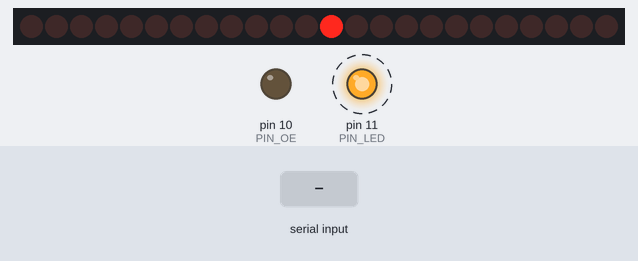
The sketch below on a simulated Arduino Uno, built with avr-gcc and run on an emulated ATmega328P. On the bench: 24 shift-register outputs drawn as a row of LEDs (first output left, lit = HIGH), output pins drawn as LEDs (lit = HIGH). Dashed ring = blinking. Inputs (shaded band) come from the test bench. Pins used as bus, display or sensor lines are not drawn.

Above: at 3.26 s.
3.3 s: "G\n" received over Serial
At 4.5 s:
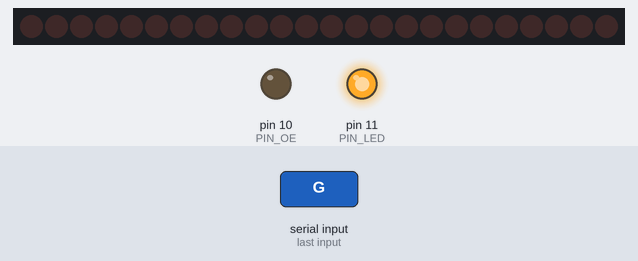
4.9 s: byte 112 ('p') received over Serial
At 5.05 s:
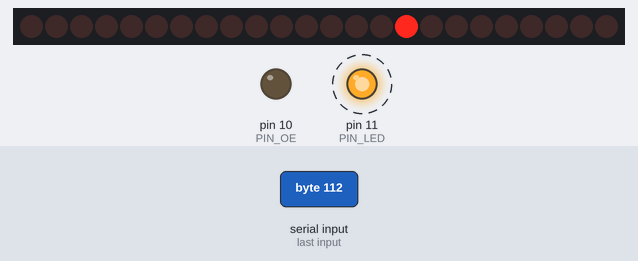
6.6 s: "r90\n" received over Serial
At 7.5 s:
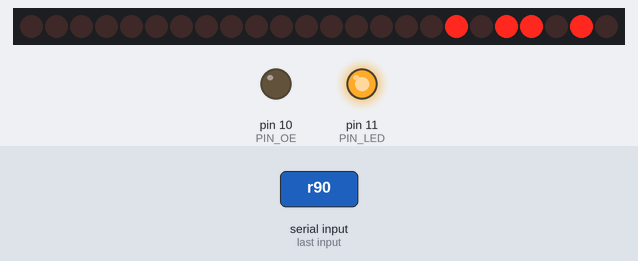
8.4 s: byte 80 ('P') received over Serial
At 8.55 s:
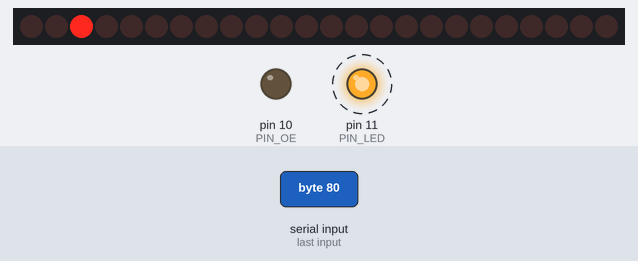
10.1 s: "y90\n" received over Serial
At 11.3 s:
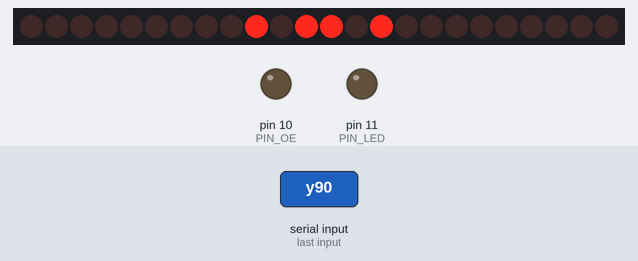
11.9 s: "g90\n" received over Serial
At 12.9 s:
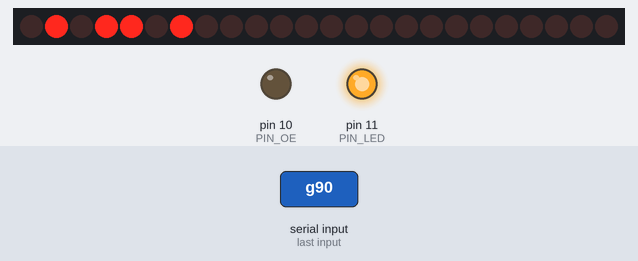
Timing chart, 0 to 14.4 s (numbered marks = the images above; inputs shaded):
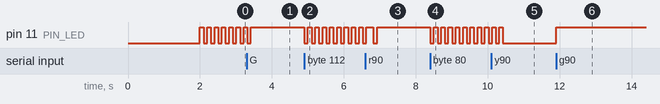

Measured:
- after the input at 3.3 s, pin 11 (PIN_LED): goes on until 3.4 s, then stays HIGH
- after the input at 4.9 s, pin 11 (PIN_LED): alternates HIGH for 0.10 s and LOW for 0.10 s, starting at once
- after the input at 6.6 s, pin 11 (PIN_LED): goes on until 6.9 s, then stays HIGH
- after the input at 8.4 s, pin 11 (PIN_LED): alternates HIGH for 0.10 s and LOW for 0.10 s, starting at once
- after the input at 10.1 s, pin 11 (PIN_LED): goes on until 10.4 s, then stays LOW
- after the input at 11.9 s, pin 11 (PIN_LED): LOW → HIGH at once
- by itself, pin 11 (PIN_LED): alternates HIGH for 0.10 s and LOW for 0.10 s

The sketch:

xfd_1_0_final.ino
```cpp
// XFD Driver 1.0
const int XFD_SOFTWARE_VERSION = 2+4;
const int SHOW_VERSION_MS = 2000;

// teensy pins used
const int PIN_LED = 11; // internal LED on Teensy 2.0
const int PIN_CLK = 0; // serial clock (out)
const int PIN_DATA = 1; // serial data (out)
const int PIN_LATCH = 2; // latch enable (out)
const int PIN_OE = 10; // output enable (out, active low)

// test pattern change in ms
const int TEST_PATTERN_DELAY = 100;

// timeout in sec
const int TIMEOUT_SECONDS = 30;

// modes. Initial mode on startup ist TEST_PATTERN.
// After receiving valid USB commands, it is USB_LISTEN
// When no USB command is received for a long time, the mode changes to TIMEOUT
const int MODE_TEST_PATTERN = 0;
const int MODE_USB_LISTEN = 1;
const int MODE_TIMEOUT = 2;

const int ZERO = 0;
const int TIMEOUT_PATTERN_1 = 64;
const int TIMEOUT_PATTERN_2 = 128;

int mode = MODE_TEST_PATTERN;

int blinkLed = 0;
int testPatternState = 0;
int timeoutPatternState = 0;

// currently parsing input from serial
int inputColor = 0;
int inputRed = 0;
int inputYellow = 0;
int inputGreen = 0;

// last parsed serial input values for red, yellow and green.
int stateRed = 0;
int stateYellow = 0;
int stateGreen = 0;

// time of next timeout
long nextTimeout = 0;

void setup()
{
  pinMode(PIN_LED, OUTPUT);
  digitalWrite(PIN_LED, HIGH);

  pinMode(PIN_CLK, OUTPUT);
  pinMode(PIN_DATA, OUTPUT);
  pinMode(PIN_LATCH, OUTPUT);
  pinMode(PIN_OE, OUTPUT);
  digitalWrite(PIN_OE, LOW);

  // show software version
  pushSdiData(0,XFD_SOFTWARE_VERSION,0);
  delay(SHOW_VERSION_MS);

  Serial.begin(9600);
}


void loop()
{
  if (mode == MODE_TEST_PATTERN) {
    testPattern();
  } else if (mode == MODE_TIMEOUT) {
    timeoutPattern();
  } else if (mode == MODE_USB_LISTEN) {
    checkTimeout();
  }
  readUsbSerial();
}

void testPattern() {
  if (testPatternState<8) {
    int i = testPatternState;
    int one = 1<<i;
    pushSdiData(one, 0, 0);
  }
  else if (testPatternState<16) {
    int i = testPatternState - 8;
    int one = 1<<i;
    pushSdiData(0, one, 0);
  }
  else if (testPatternState<24) {
    int i = testPatternState - 16;
    int one = 1<<i;
    pushSdiData(0, 0, one);
  }
  else if (testPatternState<32) {
    int i = testPatternState - 23;
    int bar = (1<<i) - 1;
    pushSdiData(bar, bar, bar);
  }
  else {
    testPatternState = -1;
  }
  testPatternState++;
  delay(TEST_PATTERN_DELAY);
}

void resetTimeout() {
  nextTimeout = millis() + 1000 * TIMEOUT_SECONDS;
}

void checkTimeout() {
  if ((long)( millis() - nextTimeout ) >=0) {
    // time elapsed
    mode = MODE_TIMEOUT;
  }
}

void timeoutPattern() {
  if (timeoutPatternState == 0) {
    pushSdiData(ZERO, ZERO, TIMEOUT_PATTERN_1);
  } else if (timeoutPatternState == 10) {
    pushSdiData(ZERO, ZERO, TIMEOUT_PATTERN_2);
  } else if (timeoutPatternState >= 19) {
    timeoutPatternState = -1;
  }
  delay(TEST_PATTERN_DELAY);
  timeoutPatternState++;
}

void readUsbSerial() {
  char ch;
  if (Serial.available()) {
    ch = Serial.read();        // read a single letter
    if (ch == 'r' || ch == 'R') {
      inputColor = 'R';
    }
    else if (ch == 'y' || ch == 'Y') {
      inputColor = 'Y';
    }
    else if (ch == 'g' || ch == 'G') {
      inputColor = 'G';
    }
    else if (ch >= '0' && ch <= '9') {
      parseNumber(ch - '0');
    }
    else if (ch == ' ' || ch == '\n' || ch == ';') {
      updateDisplay();
    }
    else if (ch == 't' || ch == 'T') {
      mode = MODE_TIMEOUT;
    }
    else if (ch == 'p' || ch == 'P') {
      mode = MODE_TEST_PATTERN;
    }
  } else {
    delay(1);
  }
}

void parseNumber(int digit) {
  if (inputColor == 'R') {
    inputRed = 10*inputRed + digit;
//    Serial.print("setting red to ");
//    Serial.println(inputRed);
  }
  else if (inputColor == 'Y') {
    inputYellow = 10*inputYellow + digit;
//    Serial.print("setting yellow to ");
//    Serial.println(inputYellow);
  }
  else if (inputColor == 'G') {
    inputGreen = 10*inputGreen + digit;
//    Serial.print("setting green to ");
//    Serial.println(inputGreen);
  }
}

void updateDisplay() {
//  Serial.println("updateDisplay()");

  stateGreen = inputGreen;
  stateYellow = inputYellow;
  stateRed = inputRed;

  pushSdiData(stateGreen, stateYellow, stateRed);

  mode = MODE_USB_LISTEN;

  inputGreen = 0;
  inputYellow = 0;
  inputRed = 0;
  inputColor = 0;

  resetTimeout();
}

void invertLed() {
  digitalWrite(PIN_LED, blinkLed);
  blinkLed = 255-blinkLed;
}

void pushSdiData(int dataG, int dataY, int dataR) {
  invertLed();

  //   Serial.print(", bytes: ");
  //   Serial.print(dataG);
  //   Serial.print(", ");
  //   Serial.print(dataY);
  //   Serial.print(", ");
  //   Serial.println(dataR);


  digitalWrite(PIN_LATCH, LOW);          //Pull latch LOW to start sending data
  shiftOut(PIN_DATA, PIN_CLK, MSBFIRST, dataR);         //Send the R data
  shiftOut(PIN_DATA, PIN_CLK, MSBFIRST, dataY);         //Send the Y data
  shiftOut(PIN_DATA, PIN_CLK, MSBFIRST, dataG);         //Send the G data
  digitalWrite(PIN_LATCH, HIGH);         //Pull latch HIGH to stop sending data
  digitalWrite(PIN_OE, LOW); // enable output
}
```
